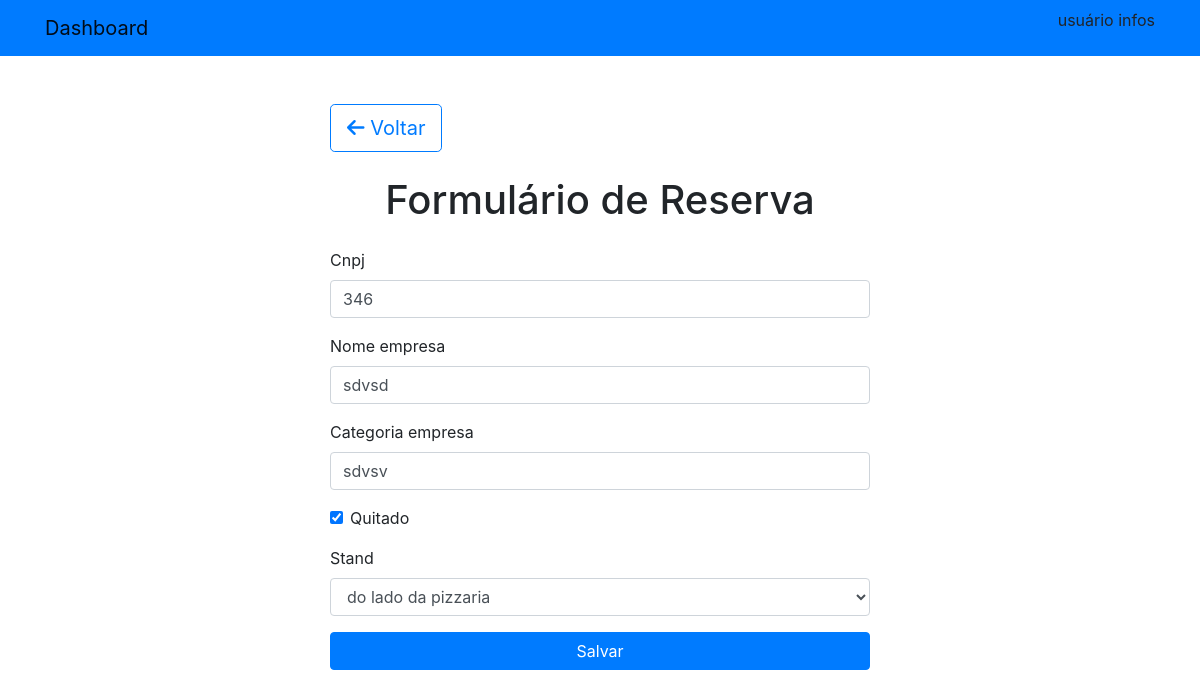
The app's page /reservas/reservas/detail/4/update with its own data.
### reservas/models.py (models this page shows, shortened)
class Reserva(models.Model):
    cnpj = models.CharField(max_length=18)
    nome_empresa = models.CharField(max_length=160)
    categoria_empresa = models.CharField(max_length=160)
    quitado = models.BooleanField()
    stand = models.OneToOneField(Stand, on_delete=models.CASCADE)

### reservas/views.py (the view, shortened to what this page needs)
# urls.py: path("reservas/detail/<pk>/update", ReservaUpdateView.as_view(), name='reserva_update'),
class ReservaUpdateView(UpdateView):
    model = Reserva
    fields = ["cnpj", "nome_empresa", "categoria_empresa", "quitado", "stand"]
    template_name = "reserva_update_form.html"
    template_name_suffix = "_update_form"
    context_object_name = "object"

### stands/models.py (called while the page is built)
    def __str__(self) -> str:
        return f"{self.localizacao}"

### reservas/templates/reserva_update_form.html (shortened to what this page needs)
{% extends 'base.html' %}
{% load bootstrap4 %}
{% block content %}
<div class="container my-5">
    <div class="row justify-content-center">
        <div class="col-md-6">
            <a class="btn btn-outline-primary btn-lg mb-4" href="{% url 'home' %}">
                <i class="fas fa-arrow-left"></i> Voltar
            </a>
            <h1 class="text-center mb-4">Formulário de Reserva</h1>
            <form action="{% url 'reserva_update' object.pk %}" method="post" class="form" autocomplete="on">
                {% bootstrap_form form %}
                <div class="text-center">
                    <button type="submit" class="btn btn-primary btn-block" value="Update">Salvar</button>
                </div>
            </form>
        </div>
    </div>
</div>
{% endblock %}

### records on screen
Reserva: cnpj "346", nome_empresa "sdvsd", categoria_empresa "sdvsv", quitado "☑", stand "do lado da pizzaria"
